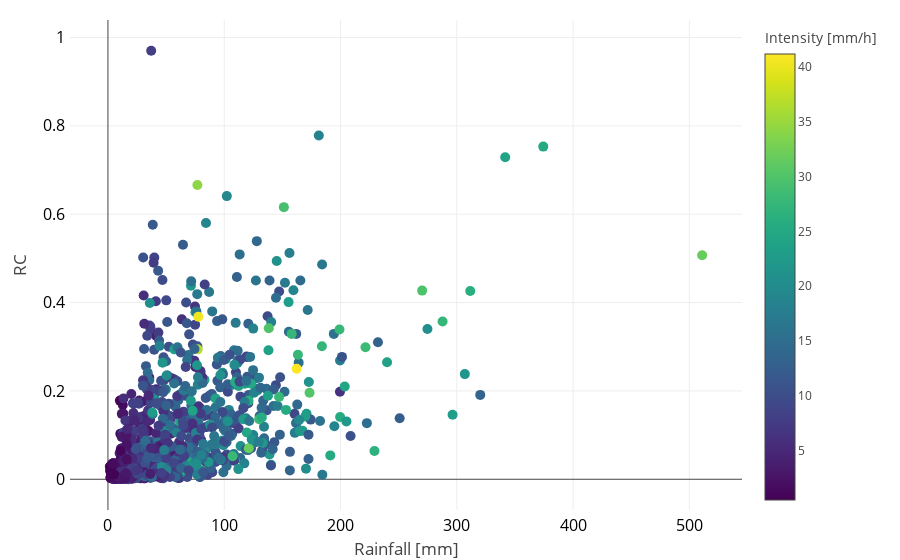

The notebook cell saved with this chart:
### Code cell
div, fig = RCplot_Scatter(D, path='Figures/Sioux_RC_observed.html')

### Figure 1 — Plotly figure (JSON) as saved in the notebook; plotly's stock layout.template omitted (floating-point values rounded to 4 significant figures; data arrays with more than 128 entries replaced by an {"elided": "..."} marker saying what was removed)
{"data": [{"marker": {"color": {"elided": "1197 float values"}, "colorbar": {"title": {"text": "Intensity [mm/h]"}}, "colorscale": "Viridis", "showscale": true, "size": 10}, "mode": "markers", "text": "", "type": "scatter", "x": {"elided": "1197 float values"}, "y": {"elided": "1197 float values"}}], "layout": {"autosize": true, "margin": {"b": 50, "l": 70, "pad": 4, "r": 60, "t": 20}, "title": {"text": ""}, "xaxis": {"autorange": true, "range": [-33.54, 546.1], "tickfont": {"color": "black", "size": 16}, "title": {"font": {"size": 17}, "text": "Rainfall [mm]"}, "type": "linear"}, "yaxis": {"autorange": true, "range": [-0.07293, 1.043], "tickfont": {"color": "black", "size": 16}, "title": {"font": {"size": 17}, "text": "RC"}, "type": "linear"}}}
